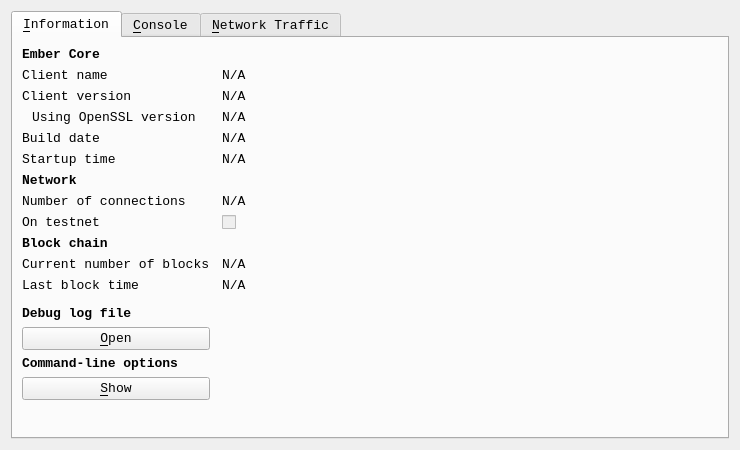
<?xml version="1.0" encoding="UTF-8"?>
<ui version="4.0">
 <class>RPCConsole</class>
 <widget class="QDialog" name="RPCConsole">
  <property name="geometry">
   <rect>
    <x>0</x>
    <y>0</y>
    <width>740</width>
    <height>450</height>
   </rect>
  </property>
  <property name="font">
   <font>
    <family>Consolas</family>
    <pointsize>10</pointsize>
   </font>
  </property>
  <property name="windowTitle">
   <string>Ember - Debug window</string>
  </property>
  <layout class="QVBoxLayout" name="verticalLayout_2">
   <item>
    <widget class="QTabWidget" name="tabWidget">
     <property name="currentIndex">
      <number>0</number>
     </property>
     <widget class="QWidget" name="tab_info">
      <attribute name="title">
       <string>&amp;Information</string>
      </attribute>
      <layout class="QGridLayout" name="gridLayout" columnstretch="0,1">
       <property name="horizontalSpacing">
        <number>12</number>
       </property>
       <item row="0" column="0">
        <widget class="QLabel" name="label_9">
         <property name="font">
          <font>
           <weight>75</weight>
           <bold>true</bold>
          </font>
         </property>
         <property name="text">
          <string>Ember Core</string>
         </property>
        </widget>
       </item>
       <item row="1" column="0">
        <widget class="QLabel" name="label_5">
         <property name="text">
          <string>Client name</string>
         </property>
        </widget>
       </item>
       <item row="1" column="1">
        <widget class="QLabel" name="clientName">
         <property name="cursor">
          <cursorShape>IBeamCursor</cursorShape>
         </property>
         <property name="text">
          <string>N/A</string>
         </property>
         <property name="textFormat">
          <enum>Qt::PlainText</enum>
         </property>
         <property name="textInteractionFlags">
          <set>Qt::LinksAccessibleByMouse|Qt::TextSelectableByKeyboard|Qt::TextSelectableByMouse</set>
         </property>
        </widget>
       </item>
       <item row="2" column="0">
        <widget class="QLabel" name="label_6">
         <property name="text">
          <string>Client version</string>
         </property>
        </widget>
       </item>
       <item row="2" column="1">
        <widget class="QLabel" name="clientVersion">
         <property name="cursor">
          <cursorShape>IBeamCursor</cursorShape>
         </property>
         <property name="text">
          <string>N/A</string>
         </property>
         <property name="textFormat">
          <enum>Qt::PlainText</enum>
         </property>
         <property name="textInteractionFlags">
          <set>Qt::LinksAccessibleByMouse|Qt::TextSelectableByKeyboard|Qt::TextSelectableByMouse</set>
         </property>
        </widget>
       </item>
       <item row="3" column="0">
        <widget class="QLabel" name="label_14">
         <property name="text">
          <string>Using OpenSSL version</string>
         </property>
         <property name="indent">
          <number>10</number>
         </property>
        </widget>
       </item>
       <item row="3" column="1">
        <widget class="QLabel" name="openSSLVersion">
         <property name="cursor">
          <cursorShape>IBeamCursor</cursorShape>
         </property>
         <property name="text">
          <string>N/A</string>
         </property>
         <property name="textFormat">
          <enum>Qt::PlainText</enum>
         </property>
         <property name="textInteractionFlags">
          <set>Qt::LinksAccessibleByMouse|Qt::TextSelectableByKeyboard|Qt::TextSelectableByMouse</set>
         </property>
        </widget>
       </item>
       <item row="4" column="0">
        <widget class="QLabel" name="label_12">
         <property name="text">
          <string>Build date</string>
         </property>
        </widget>
       </item>
       <item row="4" column="1">
        <widget class="QLabel" name="buildDate">
         <property name="cursor">
          <cursorShape>IBeamCursor</cursorShape>
         </property>
         <property name="text">
          <string>N/A</string>
         </property>
         <property name="textFormat">
          <enum>Qt::PlainText</enum>
         </property>
         <property name="textInteractionFlags">
          <set>Qt::LinksAccessibleByMouse|Qt::TextSelectableByKeyboard|Qt::TextSelectableByMouse</set>
         </property>
        </widget>
       </item>
       <item row="5" column="0">
        <widget class="QLabel" name="label_13">
         <property name="text">
          <string>Startup time</string>
         </property>
        </widget>
       </item>
       <item row="5" column="1">
        <widget class="QLabel" name="startupTime">
         <property name="cursor">
          <cursorShape>IBeamCursor</cursorShape>
         </property>
         <property name="text">
          <string>N/A</string>
         </property>
         <property name="textFormat">
          <enum>Qt::PlainText</enum>
         </property>
         <property name="textInteractionFlags">
          <set>Qt::LinksAccessibleByMouse|Qt::TextSelectableByKeyboard|Qt::TextSelectableByMouse</set>
         </property>
        </widget>
       </item>
       <item row="6" column="0">
        <widget class="QLabel" name="label_11">
         <property name="font">
          <font>
           <weight>75</weight>
           <bold>true</bold>
          </font>
         </property>
         <property name="text">
          <string>Network</string>
         </property>
        </widget>
       </item>
       <item row="7" column="0">
        <widget class="QLabel" name="label_7">
         <property name="text">
          <string>Number of connections</string>
         </property>
        </widget>
       </item>
       <item row="7" column="1">
        <widget class="QLabel" name="numberOfConnections">
         <property name="cursor">
          <cursorShape>IBeamCursor</cursorShape>
         </property>
         <property name="text">
          <string>N/A</string>
         </property>
         <property name="textFormat">
          <enum>Qt::PlainText</enum>
         </property>
         <property name="textInteractionFlags">
          <set>Qt::LinksAccessibleByMouse|Qt::TextSelectableByKeyboard|Qt::TextSelectableByMouse</set>
         </property>
        </widget>
       </item>
       <item row="8" column="0">
        <widget class="QLabel" name="label_8">
         <property name="text">
          <string>On testnet</string>
         </property>
        </widget>
       </item>
       <item row="8" column="1">
        <widget class="QCheckBox" name="isTestNet">
         <property name="enabled">
          <bool>false</bool>
         </property>
         <property name="text">
          <string/>
         </property>
        </widget>
       </item>
       <item row="9" column="0">
        <widget class="QLabel" name="label_10">
         <property name="font">
          <font>
           <weight>75</weight>
           <bold>true</bold>
          </font>
         </property>
         <property name="text">
          <string>Block chain</string>
         </property>
        </widget>
       </item>
       <item row="10" column="0">
        <widget class="QLabel" name="label_3">
         <property name="text">
          <string>Current number of blocks</string>
         </property>
        </widget>
       </item>
       <item row="10" column="1">
        <widget class="QLabel" name="numberOfBlocks">
         <property name="cursor">
          <cursorShape>IBeamCursor</cursorShape>
         </property>
         <property name="text">
          <string>N/A</string>
         </property>
         <property name="textFormat">
          <enum>Qt::PlainText</enum>
         </property>
         <property name="textInteractionFlags">
          <set>Qt::LinksAccessibleByMouse|Qt::TextSelectableByKeyboard|Qt::TextSelectableByMouse</set>
         </property>
        </widget>
       </item>
       <item row="11" column="0">
        <widget class="QLabel" name="label_2">
         <property name="text">
          <string>Last block time</string>
         </property>
        </widget>
       </item>
       <item row="11" column="1">
        <widget class="QLabel" name="lastBlockTime">
         <property name="cursor">
          <cursorShape>IBeamCursor</cursorShape>
         </property>
         <property name="text">
          <string>N/A</string>
         </property>
         <property name="textFormat">
          <enum>Qt::PlainText</enum>
         </property>
         <property name="textInteractionFlags">
          <set>Qt::LinksAccessibleByMouse|Qt::TextSelectableByKeyboard|Qt::TextSelectableByMouse</set>
         </property>
        </widget>
       </item>
       <item row="12" column="0">
        <spacer name="verticalSpacer_2">
         <property name="orientation">
          <enum>Qt::Vertical</enum>
         </property>
         <property name="sizeHint" stdset="0">
          <size>
           <width>20</width>
           <height>20</height>
          </size>
         </property>
        </spacer>
       </item>
       <item row="13" column="0">
        <widget class="QLabel" name="labelDebugLogfile">
         <property name="font">
          <font>
           <weight>75</weight>
           <bold>true</bold>
          </font>
         </property>
         <property name="text">
          <string>Debug log file</string>
         </property>
        </widget>
       </item>
       <item row="14" column="0">
        <widget class="QPushButton" name="openDebugLogfileButton">
         <property name="toolTip">
          <string>Open the Ember debug log file from the current data directory. This can take a few seconds for large log files.</string>
         </property>
         <property name="text">
          <string>&amp;Open</string>
         </property>
         <property name="autoDefault">
          <bool>false</bool>
         </property>
        </widget>
       </item>
       <item row="15" column="0">
        <widget class="QLabel" name="labelCLOptions">
         <property name="font">
          <font>
           <weight>75</weight>
           <bold>true</bold>
          </font>
         </property>
         <property name="text">
          <string>Command-line options</string>
         </property>
        </widget>
       </item>
       <item row="16" column="0">
        <widget class="QPushButton" name="showCLOptionsButton">
         <property name="toolTip">
          <string>Show the Ember-Qt help message to get a list with possible Ember command-line options.</string>
         </property>
         <property name="text">
          <string>&amp;Show</string>
         </property>
         <property name="autoDefault">
          <bool>false</bool>
         </property>
        </widget>
       </item>
       <item row="17" column="0">
        <spacer name="verticalSpacer">
         <property name="orientation">
          <enum>Qt::Vertical</enum>
         </property>
         <property name="sizeHint" stdset="0">
          <size>
           <width>20</width>
           <height>40</height>
          </size>
         </property>
        </spacer>
       </item>
      </layout>
     </widget>
     <widget class="QWidget" name="tab_console">
      <attribute name="title">
       <string>&amp;Console</string>
      </attribute>
      <layout class="QVBoxLayout" name="verticalLayout_3">
       <property name="spacing">
        <number>3</number>
       </property>
       <item>
        <widget class="QTextEdit" name="messagesWidget">
         <property name="minimumSize">
          <size>
           <width>0</width>
           <height>100</height>
          </size>
         </property>
         <property name="readOnly">
          <bool>true</bool>
         </property>
         <property name="tabKeyNavigation" stdset="0">
          <bool>false</bool>
         </property>
         <property name="columnCount" stdset="0">
          <number>2</number>
         </property>
        </widget>
       </item>
       <item>
        <layout class="QHBoxLayout" name="horizontalLayout">
         <property name="spacing">
          <number>3</number>
         </property>
         <item>
          <widget class="QLabel" name="label">
           <property name="text">
            <string notr="true">&gt;</string>
           </property>
          </widget>
         </item>
         <item>
          <widget class="QLineEdit" name="lineEdit"/>
         </item>
         <item>
          <widget class="QPushButton" name="clearButton">
           <property name="maximumSize">
            <size>
             <width>24</width>
             <height>24</height>
            </size>
           </property>
           <property name="toolTip">
            <string>Clear console</string>
           </property>
           <property name="text">
            <string/>
           </property>
           <property name="icon">
            <iconset resource="../bitcoin.qrc">
             <normaloff>:/icons/remove</normaloff>:/icons/remove</iconset>
           </property>
           <property name="shortcut">
            <string notr="true">Ctrl+L</string>
           </property>
           <property name="autoDefault">
            <bool>false</bool>
           </property>
          </widget>
         </item>
        </layout>
       </item>
      </layout>
     </widget>
     <widget class="QWidget" name="tab">
      <attribute name="title">
       <string>&amp;Network Traffic</string>
      </attribute>
      <layout class="QHBoxLayout" name="horizontalLayout_3">
       <item>
        <layout class="QVBoxLayout" name="verticalLayout_4">
         <item>
          <widget class="TrafficGraphWidget" name="trafficGraph" native="true">
           <property name="sizePolicy">
            <sizepolicy hsizetype="Expanding" vsizetype="Expanding">
             <horstretch>0</horstretch>
             <verstretch>0</verstretch>
            </sizepolicy>
           </property>
          </widget>
         </item>
         <item>
          <layout class="QHBoxLayout" name="horizontalLayout_2">
           <item>
            <widget class="QSlider" name="sldGraphRange">
             <property name="minimum">
              <number>1</number>
             </property>
             <property name="maximum">
              <number>288</number>
             </property>
             <property name="pageStep">
              <number>12</number>
             </property>
             <property name="value">
              <number>6</number>
             </property>
             <property name="orientation">
              <enum>Qt::Horizontal</enum>
             </property>
            </widget>
           </item>
           <item>
            <widget class="QLabel" name="lblGraphRange">
             <property name="minimumSize">
              <size>
               <width>100</width>
               <height>0</height>
              </size>
             </property>
             <property name="alignment">
              <set>Qt::AlignCenter</set>
             </property>
            </widget>
           </item>
           <item>
            <widget class="QPushButton" name="btnClearTrafficGraph">
             <property name="text">
              <string>&amp;Clear</string>
             </property>
            </widget>
           </item>
          </layout>
         </item>
        </layout>
       </item>
       <item>
        <layout class="QVBoxLayout" name="verticalLayout">
         <item>
          <widget class="QGroupBox" name="groupBox">
           <property name="title">
            <string>Totals</string>
           </property>
           <layout class="QVBoxLayout" name="verticalLayout_5">
            <item>
             <layout class="QHBoxLayout" name="horizontalLayout_4">
              <item>
               <widget class="Line" name="line">
                <property name="sizePolicy">
                 <sizepolicy hsizetype="Fixed" vsizetype="Fixed">
                  <horstretch>0</horstretch>
                  <verstretch>0</verstretch>
                 </sizepolicy>
                </property>
                <property name="minimumSize">
                 <size>
                  <width>10</width>
                  <height>0</height>
                 </size>
                </property>
                <property name="palette">
                 <palette>
                  <active>
                   <colorrole role="Light">
                    <brush brushstyle="SolidPattern">
                     <color alpha="255">
                      <red>0</red>
                      <green>255</green>
                      <blue>0</blue>
                     </color>
                    </brush>
                   </colorrole>
                  </active>
                  <inactive>
                   <colorrole role="Light">
                    <brush brushstyle="SolidPattern">
                     <color alpha="255">
                      <red>0</red>
                      <green>255</green>
                      <blue>0</blue>
                     </color>
                    </brush>
                   </colorrole>
                  </inactive>
                  <disabled>
                   <colorrole role="Light">
                    <brush brushstyle="SolidPattern">
                     <color alpha="255">
                      <red>0</red>
                      <green>255</green>
                      <blue>0</blue>
                     </color>
                    </brush>
                   </colorrole>
                  </disabled>
                 </palette>
                </property>
                <property name="orientation">
                 <enum>Qt::Horizontal</enum>
                </property>
               </widget>
              </item>
              <item>
               <widget class="QLabel" name="label_16">
                <property name="text">
                 <string>In:</string>
                </property>
               </widget>
              </item>
              <item>
               <widget class="QLabel" name="lblBytesIn">
                <property name="minimumSize">
                 <size>
                  <width>50</width>
                  <height>0</height>
                 </size>
                </property>
                <property name="alignment">
                 <set>Qt::AlignRight|Qt::AlignTrailing|Qt::AlignVCenter</set>
                </property>
               </widget>
              </item>
             </layout>
            </item>
            <item>
             <layout class="QHBoxLayout" name="horizontalLayout_5">
              <item>
               <widget class="Line" name="line_2">
                <property name="sizePolicy">
                 <sizepolicy hsizetype="Fixed" vsizetype="Fixed">
                  <horstretch>0</horstretch>
                  <verstretch>0</verstretch>
                 </sizepolicy>
                </property>
                <property name="minimumSize">
                 <size>
                  <width>10</width>
                  <height>0</height>
                 </size>
                </property>
                <property name="palette">
                 <palette>
                  <active>
                   <colorrole role="Light">
                    <brush brushstyle="SolidPattern">
                     <color alpha="255">
                      <red>255</red>
                      <green>0</green>
                      <blue>0</blue>
                     </color>
                    </brush>
                   </colorrole>
                  </active>
                  <inactive>
                   <colorrole role="Light">
                    <brush brushstyle="SolidPattern">
                     <color alpha="255">
                      <red>255</red>
                      <green>0</green>
                      <blue>0</blue>
                     </color>
                    </brush>
                   </colorrole>
                  </inactive>
                  <disabled>
                   <colorrole role="Light">
                    <brush brushstyle="SolidPattern">
                     <color alpha="255">
                      <red>255</red>
                      <green>0</green>
                      <blue>0</blue>
                     </color>
                    </brush>
                   </colorrole>
                  </disabled>
                 </palette>
                </property>
                <property name="orientation">
                 <enum>Qt::Horizontal</enum>
                </property>
               </widget>
              </item>
              <item>
               <widget class="QLabel" name="label_17">
                <property name="text">
                 <string>Out:</string>
                </property>
               </widget>
              </item>
              <item>
               <widget class="QLabel" name="lblBytesOut">
                <property name="minimumSize">
                 <size>
                  <width>50</width>
                  <height>0</height>
                 </size>
                </property>
                <property name="alignment">
                 <set>Qt::AlignRight|Qt::AlignTrailing|Qt::AlignVCenter</set>
                </property>
               </widget>
              </item>
             </layout>
            </item>
            <item>
             <spacer name="verticalSpacer_4">
              <property name="orientation">
               <enum>Qt::Vertical</enum>
              </property>
              <property name="sizeHint" stdset="0">
               <size>
                <width>20</width>
                <height>407</height>
               </size>
              </property>
             </spacer>
            </item>
           </layout>
          </widget>
         </item>
        </layout>
       </item>
      </layout>
     </widget>
    </widget>
   </item>
  </layout>
 </widget>
 <customwidgets>
  <customwidget>
   <class>TrafficGraphWidget</class>
   <extends>QWidget</extends>
   <header>trafficgraphwidget.h</header>
   <container>1</container>
   <slots>
    <slot>clear()</slot>
   </slots>
  </customwidget>
 </customwidgets>
 <resources>
  <include location="../bitcoin.qrc"/>
 </resources>
 <connections/>
</ui>
